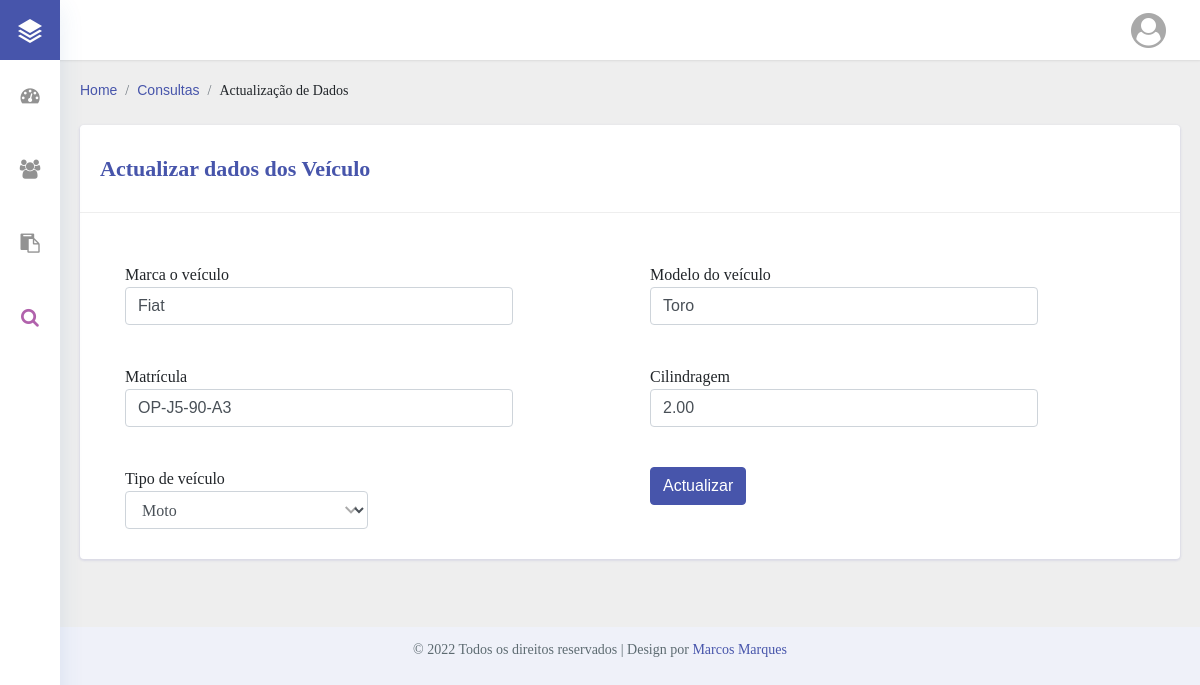
/Carwash/update.php?id=5, run on the app's committed database.
### tables this page shows
CREATE TABLE `veiculo` (
  `Id` int(11) NOT NULL AUTO_INCREMENT,
  `Marca_veiculo` varchar(50) NOT NULL,
  `Modelo_veiculo` varchar(50) NOT NULL,
  `Matricula` varchar(50) NOT NULL,
  `Cilindragem` decimal(10,2) NOT NULL,
  `Data_registro` datetime NOT NULL,
  `Tipo_veiculo` varchar(50) NOT NULL,
  `Preco` int(11) NOT NULL,
  `id_user` int(11) DEFAULT NULL,
  `Proprietario` int(11) DEFAULT NULL,
  PRIMARY KEY (`Id`),
  KEY `id_user` (`id_user`),
  KEY `Proprietario` (`Proprietario`),
  CONSTRAINT `veiculo_ibfk_1` FOREIGN KEY (`id_user`) REFERENCES `usuarios` (`Id`),
  CONSTRAINT `veiculo_ibfk_2` FOREIGN KEY (`Proprietario`) REFERENCES `clientes` (`idclientes`)
);

### Carwash/update.php (the view, shortened to what this page needs)
<?php
  $catego = "";
?>
<!DOCTYPE html>
<html lang="pt-pt">
<head>
  <link rel="stylesheet" href="assets/css/style-starter.css">
</head>
<body class="sidebar-menu-collapsed">
<section>
  <div class="sidebar-menu sticky-sidebar-menu">
    <div class="logo-icon text-center">
      <a href="index.html" title="logo"><img src="assets/images/logo.png" alt="logo-icon"> </a>
    </div>
    <div class="sidebar-menu-inner">
     <ul class="nav nav-pills nav-stacked custom-nav">
        <li><a href="index.php"><i class="fa fa-tachometer" title="Dashboard"></a></i>
        <?php
          if(!($catego == "u_n")){
        ?>
        <li><a href="users.php"><i class="fa fa-users" title="Usuários"></i></a></li>
        <?php
          }else{
          }
        ?>
        <li><a href="register.php"><i class="fa fa-clipboard" title="Cadastro" class="id"></i></a></li>
        <li class="active"><a href="search.php"><i class="fa fa-search" title="Consultas" class="id"></i></a></li>
      </ul>
    </div>
  </div>
  <div class="header sticky-header">
    <div class="menu-right">
      <div class="navbar user-panel-top">
           <div class="profile_details">
            <ul>
              <li class="dropdown profile_details_drop">
                <a href="#" class="dropdown-toggle" data-toggle="dropdown" id="dropdownMenu3" aria-haspopup="true"
                  aria-expanded="false">
                  <div class="profile_img">
                    <i class="fa fa-user-circle" id="user"></i>
                  </div>
                </a>
              </li>
            </ul>
          </div>
        </div>
      </div>
    </div>
<div class="main-content">
  <div class="container-fluid content-top-gap">
    <nav aria-label="breadcrumb" class="mb-4">
      <ol class="breadcrumb my-breadcrumb">
        <li class="breadcrumb-item"><a href="index.php">Home</a></li>
        <li class="breadcrumb-item"><a href="search.php">Consultas</a></li>
        <li class="breadcrumb-item" aria-current="page">Actualização de Dados</li>
      </ol>
    </nav>
    <section class="pricing">
      <div class="card card_border mb-5">
        <div class="cards__heading">
          <h3>Actualizar dados dos Veículo</h3>
        </div>
          <div class="container-fluid">
             <?php
                include '../conect.php';
                $id = $_GET['id'];
                $marca = '';
                $modelo = '';
                $matricula = '';
                $cilind = 0;
                if(isset($id)){
                  $sql = "SELECT * from veiculo where Id ='$id' ";
                  $sq = $Conn->query($sql);
                  if(mysqli_num_rows($sq) > 0){
                      while($row = $sq->fetch_assoc()){
                        $marca = $row['Marca_veiculo'];
                        $modelo = $row['Modelo_veiculo'];
                        $matricula = $row['Matricula'];
                        $cilind = $row['Cilindragem'];
                      }
                  }
                }else{
                }
              ?>
            <form action="data_actualization.php?id=<?=$id?>" method="post" class="d-flex form-cad">
              <div class="form-group">
                <label for="exampleFormCont­rolInput1">Marca o veículo</label>
                <input type="text" class="form-control"­ id="exampleFormContr­olInput1" name="input-marca" value="<?= $marca ?>">
              </div>
              <div class="form-group">
                <label for="exampleFormCont­rolInput2">Modelo do veículo</label>
                <input type="text" class="form-control"­ id="exampleFormContr­olInput2" name="input-modelo" value="<?= $modelo ?>">
              </div>
              <div class="form-group">
                <label for="exampleFormCont­rolInput1">Matrícula</label>
                <input type="text" class="form-control"­ id="exampleFormContr­olInput1" name="input-matricula" value="<?= $matricula ?>">
              </div>
              <div class="form-group">
                <label for="exampleFormCont­rolInput1">Cilindragem</label>
                <input type="text" class="form-control"­ id="exampleFormContr­olInput1" name="input-cilindragem" value="<?= $cilind ?>">
              </div>
              <div class="form-group">
                <label for="exampleFormCont­rolSelect2">Tipo de veículo</label>
                <select class="form-control col-6"­ id="exampleFormContr­olSelect2" name="select_veiculo">
                <option>Moto</option>
                </select>
              </div>
              <div class="form-group">
                <input type="submit" class="btn btn-primary" value="Actualizar">
              </div>
            </form>
          </div>
    </section>
  </div>
</div>
</section>
<footer class="dashboard">
  <p>&copy 2022 Todos os direitos reservados | Design por <span class="text-primary">Marcos Marques</span></p>
</footer>
</body>
</html>

### Carwash/update.php (style rules this page uses)
* { font-family: 'Poppins'; }

### data on the page
veiculo: input-marca "Fiat", input-modelo "Toro", input-matricula "OP-J5-90-A3", input-cilindragem "2.00"
